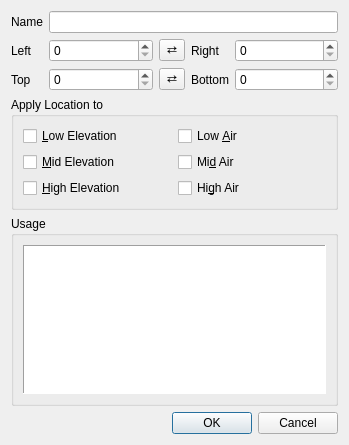
<?xml version="1.0" encoding="UTF-8"?>
<ui version="4.0">
 <class>LocationProps</class>
 <widget class="QDialog" name="LocationProps">
  <property name="geometry">
   <rect>
    <x>0</x>
    <y>0</y>
    <width>349</width>
    <height>445</height>
   </rect>
  </property>
  <property name="windowTitle">
   <string>Location Properties</string>
  </property>
  <layout class="QVBoxLayout" name="verticalLayout">
   <item>
    <layout class="QGridLayout" name="gridLayout_2">
     <item row="1" column="0">
      <widget class="QLabel" name="label">
       <property name="text">
        <string>Left</string>
       </property>
      </widget>
     </item>
     <item row="2" column="4">
      <widget class="QSpinBox" name="loc_bottom">
       <property name="sizePolicy">
        <sizepolicy hsizetype="MinimumExpanding" vsizetype="Fixed">
         <horstretch>0</horstretch>
         <verstretch>0</verstretch>
        </sizepolicy>
       </property>
       <property name="maximum">
        <number>65535</number>
       </property>
      </widget>
     </item>
     <item row="2" column="0">
      <widget class="QLabel" name="label_2">
       <property name="text">
        <string>Top</string>
       </property>
      </widget>
     </item>
     <item row="1" column="3">
      <widget class="QLabel" name="label_3">
       <property name="text">
        <string>Right</string>
       </property>
      </widget>
     </item>
     <item row="1" column="1">
      <widget class="QSpinBox" name="loc_left">
       <property name="sizePolicy">
        <sizepolicy hsizetype="MinimumExpanding" vsizetype="Fixed">
         <horstretch>0</horstretch>
         <verstretch>0</verstretch>
        </sizepolicy>
       </property>
       <property name="maximum">
        <number>65535</number>
       </property>
      </widget>
     </item>
     <item row="2" column="2">
      <widget class="QToolButton" name="btn_swapTopBottom">
       <property name="text">
        <string notr="true">⇄</string>
       </property>
      </widget>
     </item>
     <item row="1" column="4">
      <widget class="QSpinBox" name="loc_right">
       <property name="sizePolicy">
        <sizepolicy hsizetype="MinimumExpanding" vsizetype="Fixed">
         <horstretch>0</horstretch>
         <verstretch>0</verstretch>
        </sizepolicy>
       </property>
       <property name="maximum">
        <number>65535</number>
       </property>
      </widget>
     </item>
     <item row="2" column="3">
      <widget class="QLabel" name="label_4">
       <property name="text">
        <string>Bottom</string>
       </property>
      </widget>
     </item>
     <item row="2" column="1">
      <widget class="QSpinBox" name="loc_top">
       <property name="sizePolicy">
        <sizepolicy hsizetype="MinimumExpanding" vsizetype="Fixed">
         <horstretch>0</horstretch>
         <verstretch>0</verstretch>
        </sizepolicy>
       </property>
       <property name="maximum">
        <number>65535</number>
       </property>
      </widget>
     </item>
     <item row="1" column="2">
      <widget class="QToolButton" name="btn_swapLeftRight">
       <property name="text">
        <string notr="true">⇄</string>
       </property>
      </widget>
     </item>
     <item row="0" column="0">
      <widget class="QLabel" name="label_5">
       <property name="text">
        <string extracomment="EditLocal:175">Name</string>
       </property>
      </widget>
     </item>
     <item row="0" column="1" colspan="4">
      <widget class="QLineEdit" name="lineEdit">
       <property name="sizePolicy">
        <sizepolicy hsizetype="Minimum" vsizetype="Fixed">
         <horstretch>0</horstretch>
         <verstretch>0</verstretch>
        </sizepolicy>
       </property>
      </widget>
     </item>
    </layout>
   </item>
   <item>
    <widget class="QGroupBox" name="groupBox">
     <property name="title">
      <string extracomment="EditLocal:175">Apply Location to</string>
     </property>
     <property name="flat">
      <bool>false</bool>
     </property>
     <layout class="QGridLayout" name="gridLayout">
      <item row="1" column="1">
       <widget class="QCheckBox" name="chk_air_mid">
        <property name="text">
         <string extracomment="EditLocal:175:104">Mi&amp;d Air</string>
        </property>
       </widget>
      </item>
      <item row="0" column="1">
       <widget class="QCheckBox" name="chk_air_low">
        <property name="text">
         <string extracomment="EditLocal:175:103">Low &amp;Air</string>
        </property>
       </widget>
      </item>
      <item row="0" column="0">
       <widget class="QCheckBox" name="chk_elevation_low">
        <property name="text">
         <string extracomment="EditLocal:175:100">&amp;Low Elevation</string>
        </property>
       </widget>
      </item>
      <item row="1" column="0">
       <widget class="QCheckBox" name="chk_elevation_mid">
        <property name="text">
         <string extracomment="EditLocal:175:101">&amp;Mid Elevation</string>
        </property>
       </widget>
      </item>
      <item row="2" column="0">
       <widget class="QCheckBox" name="chk_elevation_high">
        <property name="text">
         <string extracomment="EditLocal:175:102">&amp;High Elevation</string>
        </property>
       </widget>
      </item>
      <item row="2" column="1">
       <widget class="QCheckBox" name="chk_air_high">
        <property name="text">
         <string extracomment="EditLocal:175:105">Hi&amp;gh Air</string>
        </property>
       </widget>
      </item>
     </layout>
    </widget>
   </item>
   <item>
    <widget class="QGroupBox" name="groupBox_2">
     <property name="title">
      <string>Usage</string>
     </property>
     <layout class="QVBoxLayout" name="verticalLayout_2">
      <item>
       <widget class="QTreeWidget" name="treeWidget">
        <property name="frameShape">
         <enum>QFrame::Panel</enum>
        </property>
        <property name="horizontalScrollBarPolicy">
         <enum>Qt::ScrollBarAlwaysOff</enum>
        </property>
        <property name="editTriggers">
         <set>QAbstractItemView::NoEditTriggers</set>
        </property>
        <property name="rootIsDecorated">
         <bool>false</bool>
        </property>
        <property name="uniformRowHeights">
         <bool>true</bool>
        </property>
        <property name="itemsExpandable">
         <bool>false</bool>
        </property>
        <property name="headerHidden">
         <bool>true</bool>
        </property>
        <property name="expandsOnDoubleClick">
         <bool>false</bool>
        </property>
        <column>
         <property name="text">
          <string notr="true">Name</string>
         </property>
        </column>
        <column>
         <property name="text">
          <string notr="true">Where</string>
         </property>
        </column>
       </widget>
      </item>
     </layout>
    </widget>
   </item>
   <item>
    <widget class="QDialogButtonBox" name="buttonBox">
     <property name="standardButtons">
      <set>QDialogButtonBox::Cancel|QDialogButtonBox::Ok</set>
     </property>
    </widget>
   </item>
  </layout>
 </widget>
 <resources/>
 <connections>
  <connection>
   <sender>buttonBox</sender>
   <signal>accepted()</signal>
   <receiver>LocationProps</receiver>
   <slot>accept()</slot>
   <hints>
    <hint type="sourcelabel">
     <x>134</x>
     <y>228</y>
    </hint>
    <hint type="destinationlabel">
     <x>134</x>
     <y>124</y>
    </hint>
   </hints>
  </connection>
  <connection>
   <sender>buttonBox</sender>
   <signal>rejected()</signal>
   <receiver>LocationProps</receiver>
   <slot>reject()</slot>
   <hints>
    <hint type="sourcelabel">
     <x>134</x>
     <y>228</y>
    </hint>
    <hint type="destinationlabel">
     <x>134</x>
     <y>124</y>
    </hint>
   </hints>
  </connection>
 </connections>
</ui>
